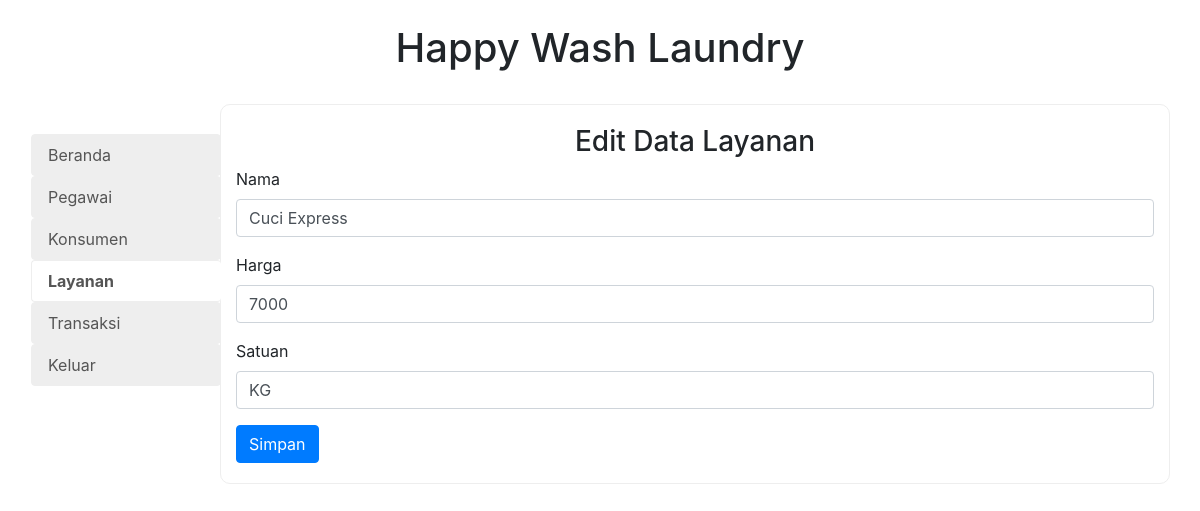
Page /layanan.php?id=1&action=edit (signed in) on the earlier database version.
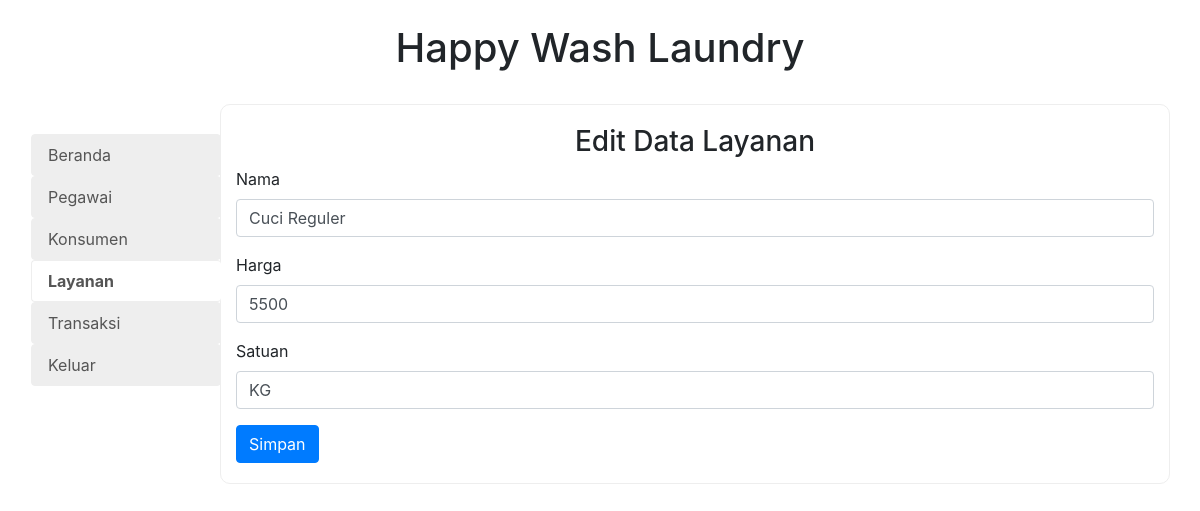
Same page on the later database version.
### tables this page shows
CREATE TABLE `layanan` (
  `id` int(11) NOT NULL,
  `nama` varchar(50) NOT NULL,
  `harga` int(11) NOT NULL,
  `satuan` varchar(10) NOT NULL
);

### lib/request.php (called while the page is built, shortened)
<?php
function postReq($name, $default = ''){
    return $_POST[$name] ?? $default;
}
function getReq($name, $default = ''){
    return $_GET[$name] ?? $default;
}
function isEdit(){
    return getReq('action') == "edit";
}

### src/layanan.php (called while the page is built, shortened)
<?php
    if(isEdit()){
        $id = $db->escape_string(getReq('id'));
        $layanan = $db->query("SELECT * FROM layanan WHERE id = '$id';")->fetch_object();
        $nama = $db->escape_string(postReq('nama',$layanan->nama));
        $harga = $db->escape_string(postReq('harga',$layanan->harga));
        $satuan = $db->escape_string(postReq('satuan',$layanan->satuan));
    }
?>

### views/form_layanan.php (the view)
<?php
require_once "partials/header.php";
require_once "partials/navbar.php";
?>
<br />
<div class="container">
    <div class="row">
        <div class="col-2 col-lg-2 col-md-2 no-padding my-menu">
            <?php require_once "partials/menu.php";  ?>
        </div>
        <div class="col-10 col-lg-10 col-md-10 my-content">
            <h3 align="center"><?php echo isEdit()?"Edit": "Tambah" ?> Data Layanan</h3>
            <form action="" method="post">
                <div class="form-group">
                    <label for="nama">Nama</label>
                    <input type="text" required class="form-control" name="nama" id="nama" value="<?php echo $nama ?>">
                </div>
                <div class="form-group">
                    <label for="harga">Harga</label>
                    <input type="text" required class="form-control" name="harga" id="harga" value="<?php echo $harga ?>">
                </div>
                <div class="form-group">
                    <label for="satuan">Satuan</label>
                    <input type="text" required class="form-control" name="satuan" id="satuan" value="<?php echo $satuan ?>">
                </div>
                <button type="submit" name="submit" class="btn btn-primary">Simpan</button>
            </form>
        </div>
    </div>
</div>
<?php require_once "partials/footer.php"; ?>

Differences in the rows shown:
changed layanan "KG": nama "Cuci Express" → "Cuci Reguler"; harga "7000" → "5500"
